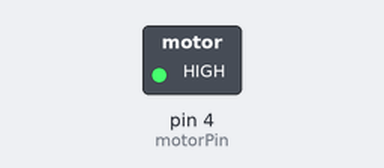
Simulated run of this sketch. Board: Arduino Uno, built with avr-gcc and run on an emulated ATmega328P. On the bench: switched loads named in the sketch (green lamp = pin HIGH).

Above: at 0.1 s.
At 3.1 s:
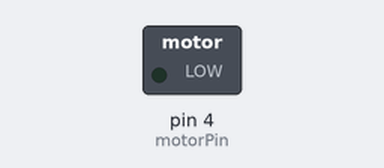
Timing chart, 0 to 4.6 s (numbered marks = the images above):
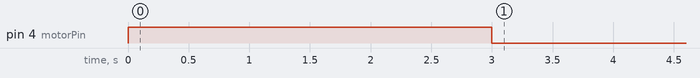

The sketch:

TestFan.ino
```cpp
int motorPin = 4;

void setup() {
  pinMode(4, OUTPUT);

   digitalWrite(motorPin, HIGH);
   delay(3000);
   digitalWrite(motorPin, LOW);
}

void loop() {


}
```
